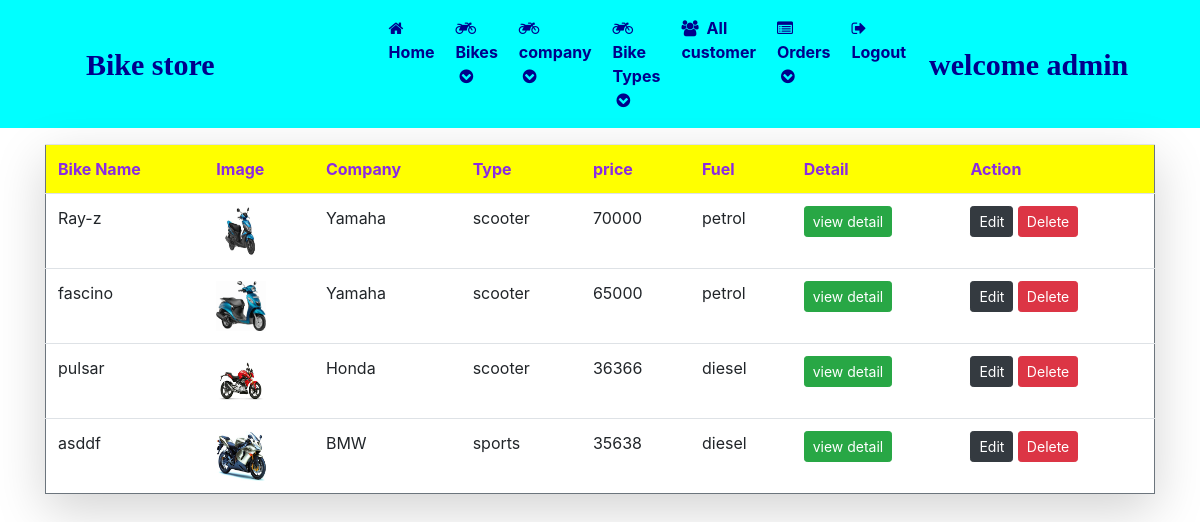
/admin_viewBikes (signed in), run on the app's committed database.
### bike_shop/models.py (models this page shows, shortened)
class bikes(models.Model):
    company=models.ForeignKey(company,on_delete=models.CASCADE)
    type=models.ForeignKey(Type,on_delete=models.CASCADE,null=True)
    name=models.CharField(max_length=100)
    price=models.IntegerField()
    image=models.FileField()
    slug=models.SlugField(max_length=250)
    added_date=models.DateTimeField(auto_now_add=True)
    desc=models.TextField(max_length=500)
    available=models.BooleanField()
    fuel=models.CharField(max_length=20,null=True)
    mileage=models.FloatField(max_length=10,null=True)
    engine=models.FloatField(max_length=10,null=True)
    torque=models.FloatField(max_length=10,null=True)
    power=models.FloatField(max_length=10,null=True)
    weight=models.FloatField(max_length=10,null=True)
    fuel_tank=models.FloatField(max_length=10,null=True)
    brakes=models.CharField(max_length=50,null=True)
    fuel_delivery=models.CharField(max_length=50,null=True)
    length=models.FloatField(max_length=10,null=True)
    width=models.FloatField(max_length=10,null=True)
    height=models.FloatField(max_length=10,null=True)
    gears=models.IntegerField(null=True)
    image2=models.FileField(null=True)
    image3=models.FileField(null=True)
    image4=models.FileField(null=True)
    image5=models.FileField(null=True)

class company(models.Model):
    name=models.CharField(max_length=50,null=True)
    slug=models.SlugField(max_length=50,null=True)
    logo=models.FileField(null=True)
    available=models.BooleanField(default=False)

class Type(models.Model):
    name=models.CharField(max_length=50,null=False)
    slug=models.CharField(max_length=50,null=False)

### bike_shop/views.py (the view)
# urls.py: path('admin_viewBikes',views.admin_viewBikes,name='admin_viewBikes'),
def admin_viewBikes(request):
    if not request.user.is_authenticated:
        return redirect('admin_login')
    if not request.user.is_authenticated:
        return redirect('admin_login')
    obj=bikes.objects.all()
    return render(request,'admin_viewBikes.html',{'data':obj})

### bike_shop/templates/admin_viewbikes.html
{% include 'admin_navigation.html' %}
<div class="container mt-3">
    <table class="table border border-secondary shadow-lg">
        <thead style="color:blueviolet ;font-weight:bold;background-color:yellow;">
            <tr>
                <td>Bike Name</td>
                <td>Image</td>
                <td>Company</td>
                <td>Type</td>
                <td>price</td>
                <td>Fuel</td>
                <td>Detail</td>
                <td>Action</td>
            </tr>
        </thead>
        <tbody >
            {% for i in data %}
            <tr>
                <td> {{i.name}}</td>
                <td><img src="{{i.image.url}}"style="width: 50px;height: 50px;"></td>
                <td>{{i.company.name}}</td>
                <td> {{i.type.name}}</td>
                <td>{{i.price}}</td>
                <td>{{i.fuel}}</td>
                <td><a href="{% url 'admin_bikedetail' i.name %}"class="btn btn-success btn-sm">view detail</a></td>
                <td><a href="{% url 'admin_editbikes' i.id %} "class="btn btn-dark btn-sm">Edit</a> <a href="{% url 'admin_deleteBike' i.id %} "class="btn btn-danger btn-sm" onclick="return confirm('Are you sure to delete?')">Delete</a></td>
            </tr>
            {% endfor %}
        </tbody>
    </table>
</div>

### data on the page
bikes: name "Ray-z", image (picture), company.name "Yamaha", type.name "scooter", price "70000", fuel "petrol"
bikes: name "fascino", image (picture), company.name "Yamaha", type.name "scooter", price "65000", fuel "petrol"
bikes: name "pulsar", image (picture), company.name "Honda", type.name "scooter", price "36366", fuel "diesel"
bikes: name "asddf", image (picture), company.name "BMW", type.name "sports", price "35638", fuel "diesel"
